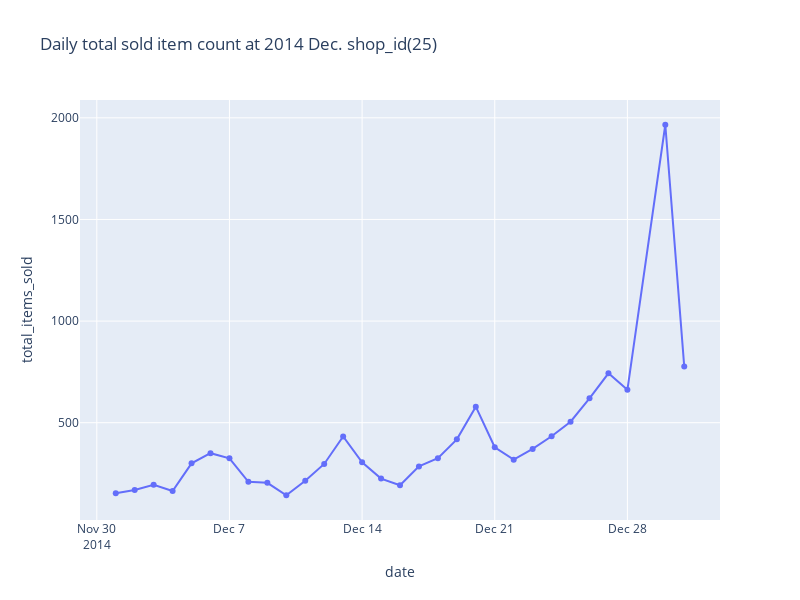

Write notebook code for a chart like this one.
### Code cell
px.line(
    total_items_sold_per_day_at_2014_12, 
    x='date', 
    y='total_items_sold', 
    width=800, 
    height=600, 
    markers=True, 
    title="Daily total sold item count at 2014 Dec. shop_id(25)",
)
